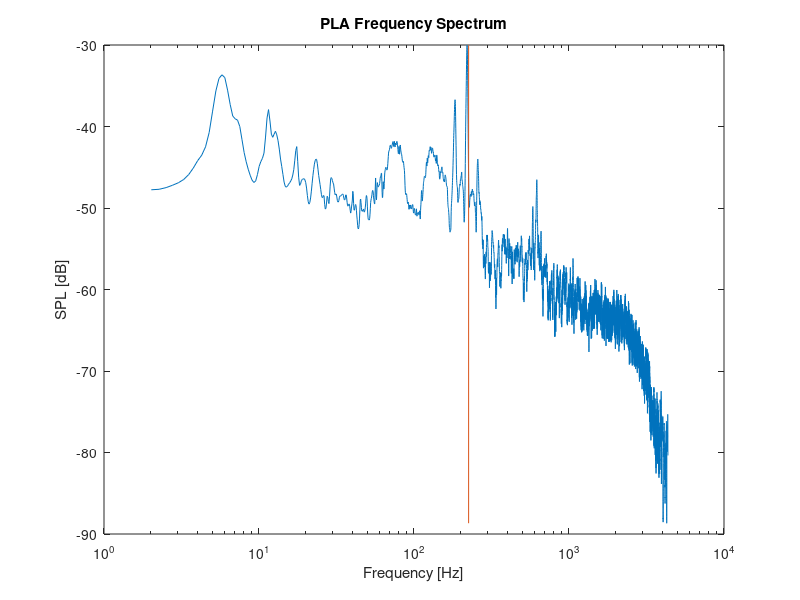

Recreate this plot in MATLAB. (Note: this script raises an error after producing the figure.)
clc
clear

%Read in from file
fid = fopen('PLA-averaged.txt','r');

data = textscan(fid, '%f %f %f','CommentStyle','*');
f = data{1};
dB = data{2};
fclose(fid);

%Solution data
ElmerFreqs = [
225.08
1022.31
1236.99
1378.27
3749.59
3840.58
];

InPlane = [
219.8272345
1377.639076
3856.589045
];
%Plot
figure(1)
p1 = semilogx(f,dB);
xlabel('Frequency [Hz]')
ylabel('SPL [dB]')
title('PLA Frequency Spectrum')

for i = 1:length(ElmerFreqs)
   l1=  line([ElmerFreqs(i) ElmerFreqs(i)], [min(dB) max(dB)]);
   l1.Color = 'k';
   l1.LineWidth = 2;
   l1.LineStyle = '--';
end

for i = 1:length(InPlane)
   l2=  line([InPlane(i) InPlane(i)], [min(dB) max(dB)]);
   l2.Color = 'r';
   l2.LineWidth = 2;
   l2.LineStyle = '--';
end
legend([p1,l1,l2],{'Data','Elmer Solutions','Analytic Solutions'})
ylim([min(dB),max(dB)]);
xlim([min(f),max(f)]);

%fn vs n
figure(2)
plot(1:length(ElmerFreqs),ElmerFreqs,'--bo');
hold on
plot([1,4,5],InPlane,'*r','Linewidth',2);
xlabel('Mode Number n')
ylabel('Natural Frequency [Hz]')
title('PLA - Natural Frequencies')
xticks([1,2,3,4,5,6])
legend('Elmer Solutions','In-Plane Bending Analytic Solutions')